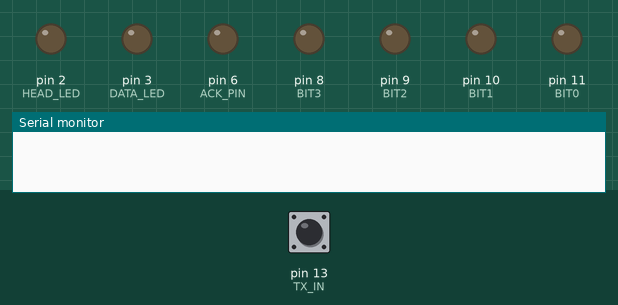
The sketch below on a simulated Arduino Uno, built with avr-gcc and run on an emulated ATmega328P. On the bench: output pins drawn as LEDs (lit = HIGH), the last lines printed to the serial monitor. Dashed ring = blinking. Inputs (shaded band) come from the test bench; at power-on: pin 13 (TX_IN) LOW.

Above: at 1.2 s.
1.3 s: pin 13 (TX_IN) driven HIGH
At 2.3 s:
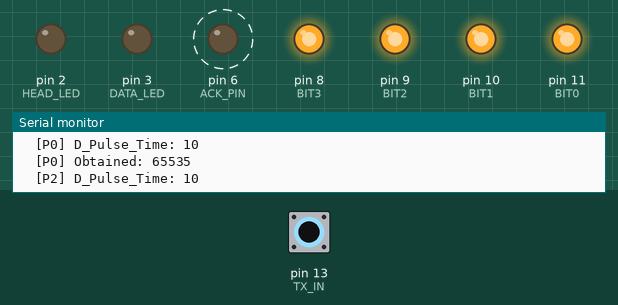
4.3 s: pin 13 (TX_IN) driven LOW
At 5.5 s:
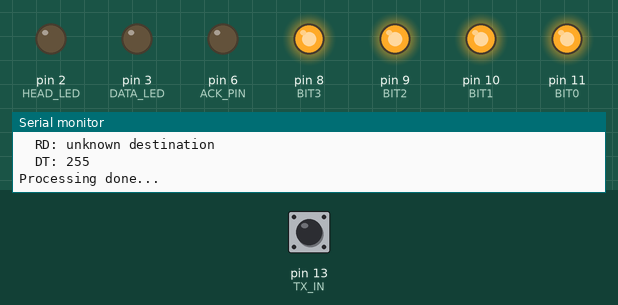
5.8 s: pin 13 (TX_IN) driven HIGH
At 8.23 s:
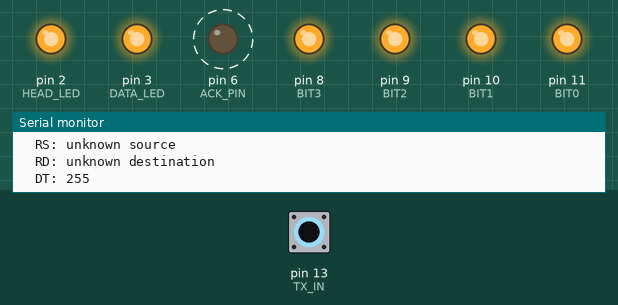
8.8 s: pin 13 (TX_IN) pulsed LOW 2 times (0.12 s each, 0.3 s apart)
Timing chart, 0 to 13.4 s (numbered marks = the images above; inputs shaded):
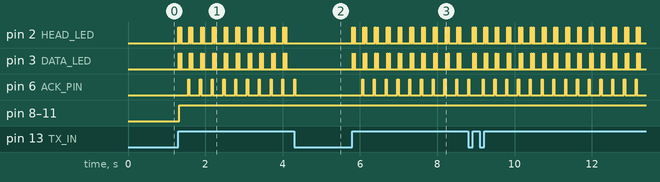

The sketch:

device.ino
```cpp
// VPPM PARAMETERS
#define ON_TIME 5                                                 // 50ms
#define CD_TIME 10                                                // (ON_TIME << 1)
#define HEAD_BUFFER 10                                            // (ON_TIME << 1)
#define TAIL_BUFFER 10                                            //(ON_TIME << 1)
#define M (8)                                                     // # of bits at a time
#define N 0xFF

// PHYSICAL PINOUT
#define TX_IN 13
#define HEAD_LED 2
#define DATA_LED 3

#define BIT0 11
#define BIT1 10
#define BIT2 9
#define BIT3 8

#define ACK_PIN 6

// DEVICE INFORMATION
#define MASTER 0
#define DEV1 1
#define DEV2 2
#define SELF_ID DEV1                                                // ID NUMBER OF THE CURRENT DEVICE

// INSTRUCTION SET
typedef unsigned short INSTRUCTION;
#define DT_MASK 0xFF00
#define RS_MASK 0x00C0
#define RD_MASK 0x0030
#define OP_MASK 0x000E
#define OP_SHFT 1
#define RD_SHFT 4
#define RS_SHFT 6
#define DT_SHFT 8

#define opINV 0b000                                                 // do not use
#define opREAD 0b001                                                // reg read         --> [REG number]  [SELF ID] [DEV ID]    [001]
#define opACK 0b010                                                 // SEND ACK         --> [-0-]         [SELF ID] [MASTER ID] [010]
#define opACK_RELAY 0b011                                           // ACK is relayed   --> [#ID FROM]    [SELF ID] [MASTER ID] [011]
#define opLED_OFF 0b100                                             // LED OFF          --> [#LED NUMBER] [SELF ID] [DEV ID]    [100]
#define opCUSTOM 0b101                                              // Custom
#define opLED_ON 0b110                                              // LED ON           --> [#LED NUMBER] [SELF ID] [DEV ID]    [110]
#define opCHAR 0b111                                                // send "character" --> [ASCII CODE]  [SELF ID] [DEV ID]    [111]

// Instruction is divided into two parts
#define I0_MASK 0x00FF                                              // Mask for lower bits
#define I1_MASK 0xFF00                                              // Mask for higher bits
#define I_SHIFT 8                                                   // Shift value for higher bits


// Time and State Related Values
#include <Chrono.h>
Chrono timeReg, VPPM_TIME_REG;                                      // timer registers
int VPPM_TIME_0, VPPM_TIME_1 = 0, PROTOCOL_TIME;                    // Timer registers init
enum states {WAIT0, HEAD0, DATA0, DONE0, WAIT1, HEAD1, DATA1};      // Single phase FSM status
enum states statusReg = WAIT0;                                      // Starting State (Phase)

// Instruction Buffers
INSTRUCTION I0, I1;                                               // Lower instructions, upper instructions
INSTRUCTION I_BUFFER = 0;                                         // Full instruction holder
byte OP, RD, RS, DT = 0;                                          // Instruction breakdown holder

int result, result_raw = 0;

void setup() {
  Serial.begin(9600);
  pinMode(TX_IN,INPUT);
  pinMode(HEAD_LED,OUTPUT);
  pinMode(DATA_LED,OUTPUT);

  pinMode(BIT0,OUTPUT);
  pinMode(BIT1,OUTPUT);
  pinMode(BIT2,OUTPUT);
  pinMode(BIT3,OUTPUT);

  pinMode(ACK_PIN, OUTPUT);

}

// Set LED to match binary data
void DEV_LED_ON(byte data){
    digitalWrite(BIT0, data & 0x1);
    digitalWrite(BIT1, data & 0x2);
    digitalWrite(BIT2, data & 0x4);
    digitalWrite(BIT3, data & 0x8);
}


// Turn off LED set by data
void DEV_LED_OFF(byte data) {
    switch(data){
      case 0: digitalWrite(BIT0, LOW); break;
      case 1: digitalWrite(BIT1, LOW); break;
      case 2: digitalWrite(BIT2, LOW); break;
      case 3: digitalWrite(BIT3, LOW); break;
      default: Serial.println("LED OFF out of range...");
    }
}

void RX_Process(INSTRUCTION instruction){
  Serial.println(">>> Processing Received Instruction...");
  OP = (I_BUFFER & OP_MASK) >> OP_SHFT;
  RD = (I_BUFFER & RD_MASK) >> RD_SHFT;
  RS = (I_BUFFER & RS_MASK) >> RS_SHFT;
  DT = (I_BUFFER & DT_MASK) >> DT_SHFT;

  Serial.print("  OP: ");
  switch(OP){
    case opINV: Serial.println("opINV"); break;
    case opREAD: Serial.println("opREAD"); break;
    case opACK: Serial.println("opACK"); break;
    case opACK_RELAY: Serial.println("opACK_RELAY"); break;
    case opLED_OFF: Serial.println("opLED_OFF"); break;
    case opCUSTOM: Serial.println("opCUSTOM"); break;
    case opLED_ON: Serial.println("opLED_ON"); break;
    case opCHAR: Serial.println("opCHAR"); break;
    default: Serial.println("unknown opcode");
  }

  Serial.print("  RS: ");
  switch(RS) {
    case MASTER: Serial.println("MASTER"); break;
    case DEV1: Serial.println("DEV1"); break;
    case DEV2: Serial.println("DEV2"); break;
    default: Serial.println("unknown source");
  }

  Serial.print("  RD: ");
  switch(RD) {
    case MASTER: Serial.println("MASTER"); break;
    case DEV1: Serial.println("DEV1"); break;
    case DEV2: Serial.println("DEV2"); break;
    default: Serial.println("unknown destination");
  }

  Serial.print("  DT: "); Serial.println(DT);
  Serial.println("");

#if (SELF_ID == MASTER)
  // Reserved for MASTER device
#endif

#if (SELF_ID == DEV1)
  if(RD == MASTER && RD == DEV1){
  switch(OP){
    case opLED_ON: {DEV_LED_ON(DT); break;}
    case opLED_OFF: {DEV_LED_OFF(DT); break;}
    default: Serial.println("<unknown or yet to be established>");
  }

  }
#endif
  Serial.println("Processing done...");
  digitalWrite(ACK_PIN,HIGH);
  delay(30);
  digitalWrite(ACK_PIN,LOW);
}


void loop() {
 if(digitalRead(TX_IN) and statusReg == WAIT0){
    Serial.println("RX Start...");
    timeReg.restart(); // start counting again...
    VPPM_TIME_REG.restart();
    statusReg = HEAD0; // head flash just came in
    digitalWrite(HEAD_LED, HIGH);
    delay(CD_TIME);
  }

  else if (digitalRead(TX_IN) and statusReg == HEAD0) {
    VPPM_TIME_0 = timeReg.elapsed();
    statusReg = DATA0;
    digitalWrite(DATA_LED, HIGH);
    delay(CD_TIME);
  }

  else if (statusReg == DATA0) {
    statusReg = DONE0;
    digitalWrite(HEAD_LED, LOW);
    digitalWrite(DATA_LED, LOW);
    delay(CD_TIME);
  }

  else if (statusReg == DONE0) {
    Serial.print("  [P0] D_Pulse_Time: ");
    Serial.println(VPPM_TIME_0);

    result_raw = VPPM_TIME_0 - HEAD_BUFFER - ON_TIME;
    I0 = result_raw / ON_TIME;
    Serial.print("  [P0] Obtained: ");
    Serial.println(I0);

    digitalWrite(BIT0, I0 & 0x1);
    digitalWrite(BIT1, I0 & 0x2);
    digitalWrite(BIT2, I0 & 0x4);
    digitalWrite(BIT3, I0 & 0x8);

    delay(20);
    statusReg = WAIT1;
  }

  else if(digitalRead(TX_IN) and statusReg == WAIT1){
    timeReg.restart(); // start counting again...
    statusReg = HEAD1; // head flash just came in
    digitalWrite(HEAD_LED, HIGH);
    delay(CD_TIME);
  }

  else if (digitalRead(TX_IN) and statusReg == HEAD1) {
    VPPM_TIME_0 = timeReg.elapsed();
    statusReg = DATA1;
    digitalWrite(DATA_LED, HIGH);
    delay(CD_TIME);
  }

  else if (statusReg == DATA1) {
    statusReg = WAIT0;
    digitalWrite(HEAD_LED, LOW);
    digitalWrite(DATA_LED, LOW);
    delay(CD_TIME);

    Serial.print("  [P2] D_Pulse_Time: ");
    Serial.println(VPPM_TIME_0);

    result_raw = VPPM_TIME_0 - HEAD_BUFFER - ON_TIME;
    I1 = result_raw / ON_TIME;
    Serial.print("  [P2] Obtained: ");
    Serial.println(I1);

    digitalWrite(BIT0, I1 & 0x1);
    digitalWrite(BIT1, I1 & 0x2);
    digitalWrite(BIT2, I1 & 0x4);
    digitalWrite(BIT3, I1 & 0x8);

    VPPM_TIME_1 = VPPM_TIME_REG.elapsed();
    Serial.print("RX Took: "); Serial.println(VPPM_TIME_1);


    // Start Processing
    I_BUFFER = (I1 << I_SHIFT) | I0;
    Serial.print("Received Instruction: ");
    Serial.println(I_BUFFER);

    Serial.println(""); Serial.println("");

    // Actual Processing
//    delay(); // remove this
    RX_Process(I_BUFFER);
  }
}
```

Measured:
- after the input at 1.3 s, pin 2 (HEAD_LED): LOW → HIGH at once, then repeats every 0.28 s: LOW 0.03 s, HIGH 0.02 s, LOW 0.21 s, HIGH 0.02 s; pin 3 (DATA_LED): LOW → HIGH at once, then repeats every 0.28 s: LOW 0.04 s, HIGH 0.01 s, LOW 0.22 s, HIGH 0.01 s
- after the input at 4.3 s, pin 2 (HEAD_LED), pin 3 (DATA_LED): stops changing and stays LOW; pin 6 (ACK_PIN): goes on until 4.3 s, then stays LOW
- after the input at 5.8 s, pin 2 (HEAD_LED): LOW → HIGH at once, then repeats every 0.28 s: LOW 0.03 s, HIGH 0.02 s, LOW 0.21 s, HIGH 0.02 s; pin 3 (DATA_LED): LOW → HIGH at once, then repeats every 0.28 s: LOW 0.04 s, HIGH 0.01 s, LOW 0.22 s, HIGH 0.01 s; pin 6 (ACK_PIN): alternates HIGH for 0.03 s and LOW for 0.27 s, starting after 0.25 s
